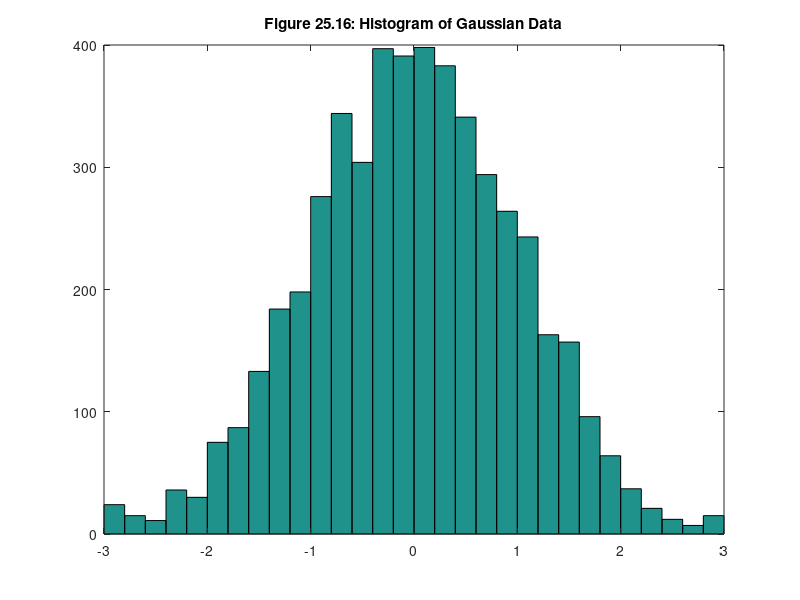

This figure's MATLAB source:
x = -2.9:0.2:2.9; % specify the bins to use
y = randn(5000,1); % generate 5000 random data points
hist(y,x) % draw the histogram
title('Figure 25.16: Histogram of Gaussian Data')
